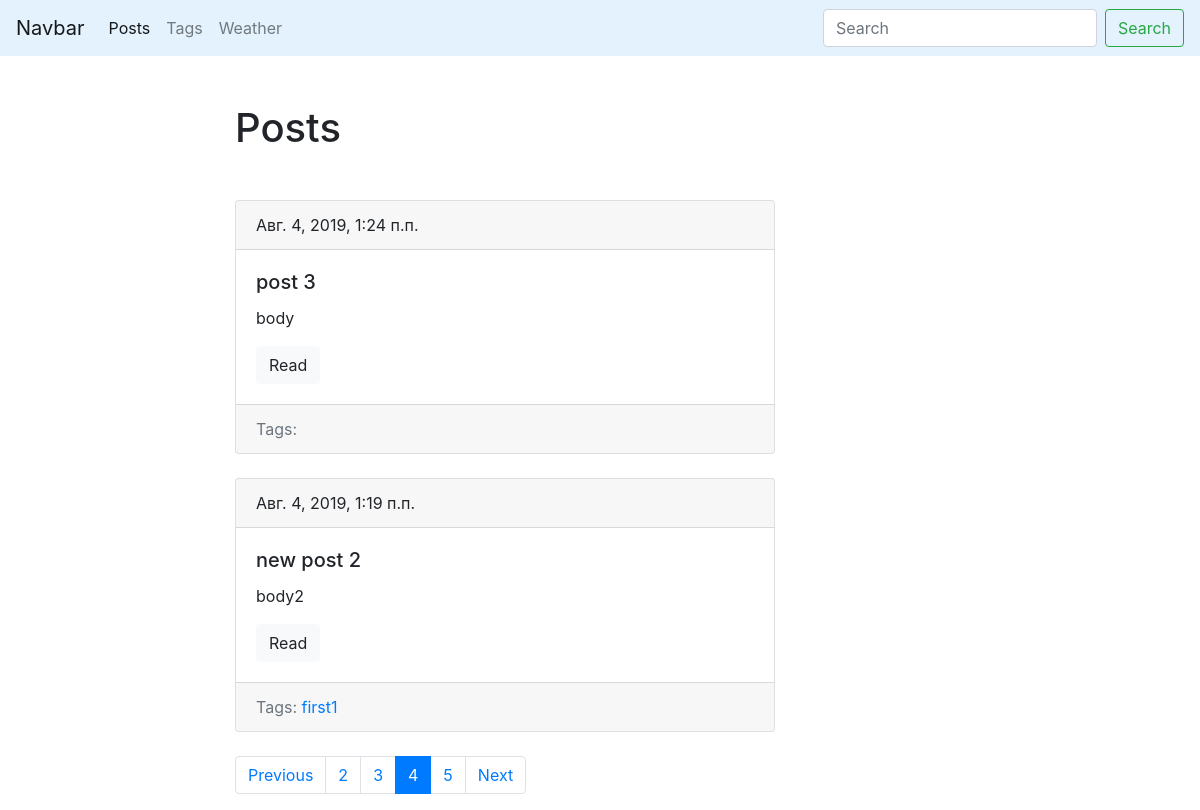
The app's page /blog/?page=4 with its own data.
### blog/models.py (models this page shows, shortened)
class Post(models.Model):
    title = models.CharField(max_length = 150, db_index = True)
    slug = models.SlugField(max_length = 150, blank = True, unique = True)
    body = models.TextField(blank = True, db_index = True)
    tags = models.ManyToManyField('Tag', blank = True, related_name = 'posts')
    date_pub = models.DateTimeField(auto_now_add = True)
    def get_absolute_url(self):
        return reverse('post_detail_url', kwargs={'slug': self.slug})
    class Meta:
        ordering = ['-date_pub']

class Tag(models.Model):
    title = models.CharField(max_length = 50,)
    slug = models.SlugField(max_length=50, unique = True)
    def get_absolute_url(self):
        return reverse('tag_detail_url', kwargs={ 'slug': self.slug })
    class Meta:
        ordering = ['title']

### blog/views.py (the view)
# urls.py: path('', posts_list, name = 'posts_list_url'),
def posts_list(request):
    search_query = request.GET.get('search')
    if search_query:
        posts = Post.objects.filter(Q(title__icontains = search_query), Q(body__icontains = search_query))
    else:
        posts = Post.objects.all()
    paginator = Paginator(posts, 2)
    page_number = request.GET.get('page', 1)
    page = paginator.get_page(page_number)
    is_paginated = page.has_other_pages()
    if page.has_previous():
        prev_url = '?page={}'.format(page.previous_page_number())
    else:
        prev_url = ''
    if page.has_next():
        next_url = '?page={}'.format(page.next_page_number())
    else:
        next_url = ''
    context = {
        'page_object': page,
        'is_paginated': is_paginated,
        'next_url': next_url,
        'prev_url': prev_url
    }
    return render(request, 'blog/index.html', context = context)

### blog/templates/blog/index.html (shortened to what this page needs)
{% extends 'blog/base_blog.html' %}
{% block content %}
    <h1 class="mb-5">Posts</h1>
    {%for post in page_object.object_list %}
        {% include 'blog/includes/post_card_template.html' %}
    {%endfor%}
{% endblock %}

### blog/templates/blog/includes/post_card_template.html
<div class="card mb-4">
    <div class="card-header">
        {{ post.date_pub }}
    </div>
    <div class="card-body">
        <h5 class="card-title">{{ post.title }}</h5>
        <p class="card-text">{{ post.body| truncatewords:15 }}</p>
        <a href="{{ post.get_absolute_url }}" class="btn btn-light">Read</a>
    </div>
    <div class="card-footer text-muted">
        Tags:
        {% for tag in post.tags.all %}
            <a href="{{ tag.get_absolute_url }}">{{ tag.title }}</a>
        {% endfor %}
    </div>
</div>

### records on screen
Post: date_pub "Авг. 4, 2019, 1:24 п.п.", title "post 3", body "body"
Post: date_pub "Авг. 4, 2019, 1:19 п.п.", title "new post 2", body "body2"
Tag: title "first1"

### other values on screen
{{ n }} "2" "3" "5"
{{ n }} "4"
